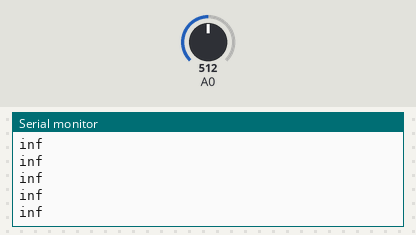
Recording of a sketch running on a simulated Arduino Uno, built with avr-gcc and run on an emulated ATmega328P. On the bench: the last lines printed to the serial monitor. The inputs (shaded band) are chosen by the test bench; at power-on: A0 = 512.

Above: at 1.2 s.
1.3 s: A0 set to 716
At 1.32 s:
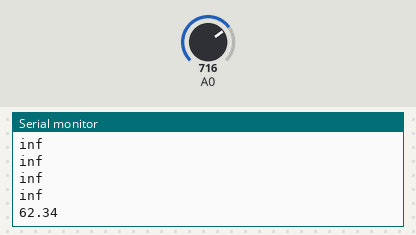
2.8 s: A0 set to 900
At 2.82 s:
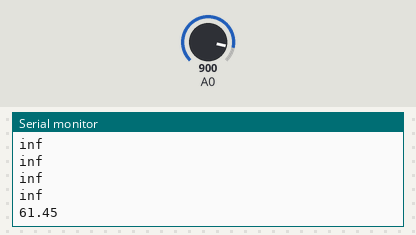

The sketch:

Frost_Byte_final.ino
```cpp
/* arduino sound meter developed by Frostbyte*/
const int sampleWindow = 50;
unsigned int sample;
void setup() {
Serial.begin(9600);
}
void loop() {
unsigned long startMillis= millis();
unsigned int peaktopeak= 0;

unsigned int signalMax = 0;
unsigned int signalMin = 1024;
while (millis() - startMillis < sampleWindow){
sample = analogRead(0);
if(sample < 1024)
{
if (sample > signalMax)
{
signalMax = sample;
}
else if (sample < signalMin)
{
signalMin = sample;

}
}
}
peaktopeak = signalMax - signalMin;
double volts = ((peaktopeak * 3.3)/ 1024) * 0.707;
double firstvalue = log10(volts/0.00631)*20;
double secondvalue = firstvalue + 94 - 44 -25;
Serial.println(secondvalue);


}
```

Measured:
- after the input at 1.3 s, the serial monitor: prints a new line at once (image 1)
- after the input at 2.8 s, the serial monitor: prints a new line at once (image 2)
